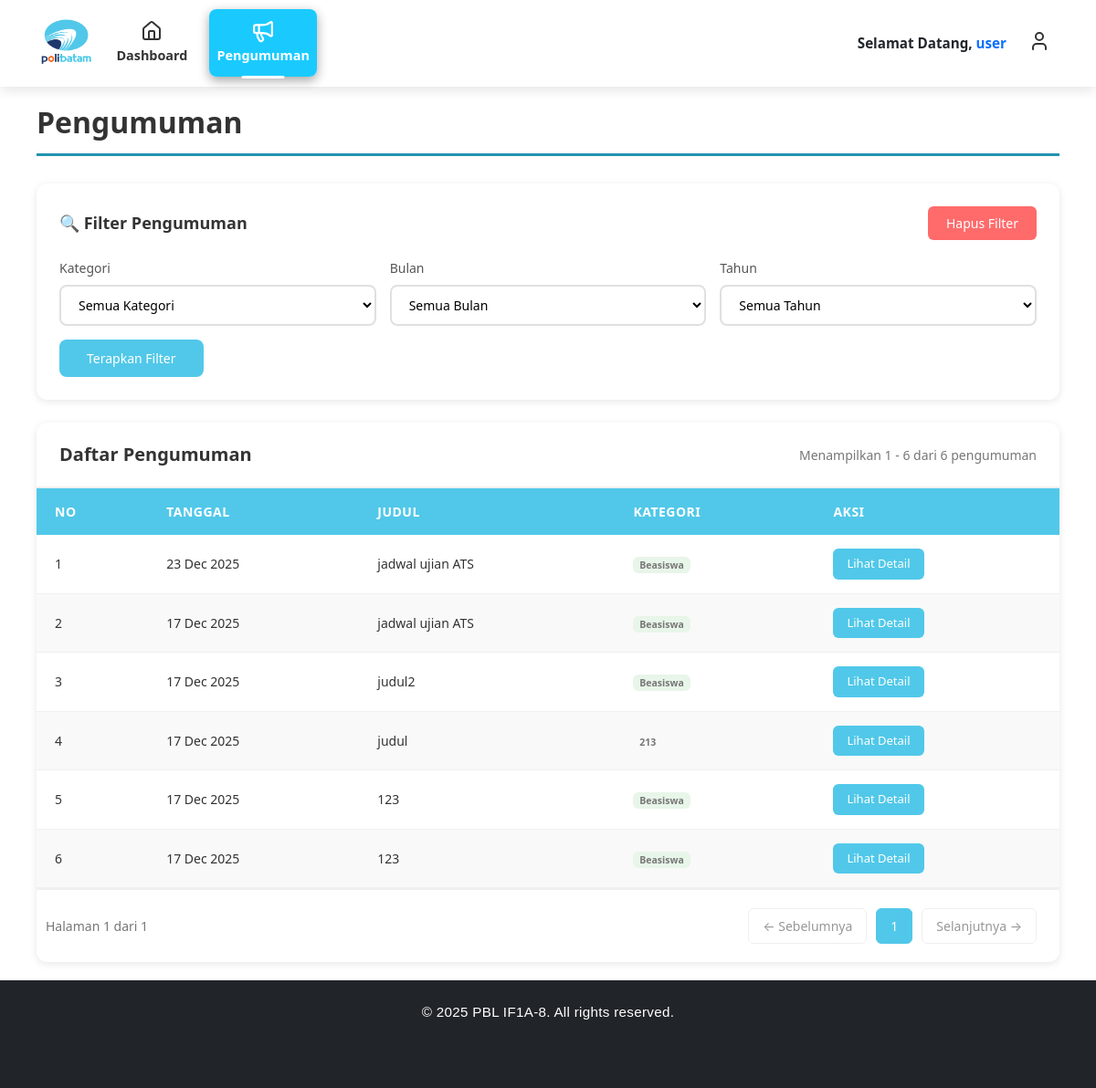
/views/user/pengumuman.php (signed in), run on the app's committed database.
### tables this page shows
CREATE TABLE `pengumuman` (
  `pengumuman_id` int NOT NULL,
  `judul` varchar(255) NOT NULL,
  `isi` text NOT NULL,
  `target_type` enum('all','jurusan','prodi','kelas') NOT NULL DEFAULT 'all',
  `target_jurusan_id` int DEFAULT NULL,
  `target_prodi_id` int DEFAULT NULL,
  `target_kelas` varchar(50) DEFAULT NULL,
  `kategori_id` int DEFAULT NULL,
  `created_at` timestamp NULL DEFAULT CURRENT_TIMESTAMP
);

CREATE TABLE `kategori` (
  `kategori_id` int NOT NULL,
  `nama_kategori` varchar(100) NOT NULL,
  `deskripsi` varchar(100) NOT NULL
);

### app/controllers/user/pengumuman_controller.php (called while the page is built, shortened)
<?php
require_once __DIR__ . '/../../../config/config.php';
require_once __DIR__ . '/../../models/pengumuman_model.php';
class PengumumanControllerUser
{
    private $model;
    public function __construct()
    {
        global $config;
        $this->model = new PengumumanModel($config);
    }
    public function index()
    {
        $namaKategoriDipilih = isset($_GET['kategori']) ? $_GET['kategori'] : null;
        $bulanDipilih = isset($_GET['bulan']) ? $_GET['bulan'] : null;
        $tahunDipilih = isset($_GET['tahun']) ? $_GET['tahun'] : null;
        $kategoriList = $this->model->getKategori();
        $kategoriIdDipilih = null;
        $bulanList = [];
        for ($i = 1; $i <= 12; $i++) {
            $bulanList[] = [
                'bulan' => $i,
                'nama_bulan' => date('F', mktime(0, 0, 0, $i, 1))
            ];
        }
        $tahunList = $this->model->getAvailableYears();
        $pengumuman = $this->model->filterPengumuman(
            $kategoriIdDipilih,
            $bulanDipilih,
            $tahunDipilih,
            1000000,
            0
        );
        return [
            "pengumuman" => $pengumuman,
            "kategori" => $kategoriList,
            "bulanList" => $bulanList,
            "tahunList" => $tahunList,
            "kategoriDipilih" => $namaKategoriDipilih,
            "bulanDipilih" => $bulanDipilih,
            "tahunDipilih" => $tahunDipilih
        ];
    }
}
?>

### app/models/pengumuman_model.php (called while the page is built, shortened)
<?php
class PengumumanModel
{
    private $db;
    public function __construct($config)
    {
        $this->db = $config;
    }
    public function getKategori()
    {
        $query = "SELECT kategori_id, nama_kategori FROM kategori ORDER BY nama_kategori ASC";
        $result = $this->db->query($query);
        $data = [];
        while ($row = $result->fetch_assoc()) {
            $data[] = $row;
        }
        return $data;
    }
    public function filterPengumuman($kategori, $bulan, $tahun, $limit, $offset)
    {
        $sql = "SELECT
                    p.pengumuman_id,
                    p.judul,
                    p.isi,
                    p.created_at,
                    k.nama_kategori
                FROM pengumuman p
                LEFT JOIN kategori k ON p.kategori_id = k.kategori_id
                WHERE 1=1";
        $params = [];
        $types = "";
        $sql .= " ORDER BY p.created_at DESC LIMIT ? OFFSET ?";
        $params[] = $limit;
        $params[] = $offset;
        $types .= "ii";
        $stmt = $this->db->prepare($sql);
        $stmt->bind_param($types, ...$params);
        $stmt->execute();
        $result = $stmt->get_result();
        $data = [];
        while ($row = $result->fetch_assoc()) {
            $data[] = $row;
        }
        return $data;
    }
    public function getAvailableYears()
    {
        $query = "SELECT DISTINCT YEAR(created_at) AS tahun FROM pengumuman ORDER BY tahun DESC";
        $result = $this->db->query($query);
        $data = [];
        while ($row = $result->fetch_assoc()) {
            $data[] = $row;
        }
        return $data;
    }
}

### views/user/pengumuman.php (the view, shortened to what this page needs)
<?php
require_once __DIR__ . '/../../app/controllers/user/pengumuman_controller.php';
 $controller = new PengumumanControllerUser();
 $data = $controller->index();
 $allPengumuman = $data['pengumuman'] ?? [];
 $kategoriDipilih = $data['kategoriDipilih'] ?? null;
 $bulanDipilih = $data['bulanDipilih'] ?? null;
 $tahunDipilih = $data['tahunDipilih'] ?? null;
 $itemsPerPage = 10;
 $currentPage = isset($_GET['page']) ? max(1, intval($_GET['page'])) : 1;
 $offset = ($currentPage - 1) * $itemsPerPage;
 $totalData = count($allPengumuman);
 $totalPages = ceil($totalData / $itemsPerPage);
 $pengumuman = array_slice($allPengumuman, $offset, $itemsPerPage);
 $startData = $totalData > 0 ? $offset + 1 : 0;
 $endData = min($offset + $itemsPerPage, $totalData);
?>
<!DOCTYPE html>
<html lang="id">
<head>
    <link rel="stylesheet" href="style.css">
</head>
<body>
    <?php include("header.php"); ?>
    <div class="page-container full-width">
        <h1 class="page-title">Pengumuman</h1>
        <form method="GET" class="filter-section">
            <div class="filter-header">
                <div class="filter-title">🔍 Filter Pengumuman</div>
                <a href="pengumuman.php" class="reset-btn">Hapus Filter</a>
            </div>
            <div class="filter-grid">
                <div class="filter-item">
                    <label class="filter-label">Kategori</label>
                    <select name="kategori" class="filter-select">
                        <option value="">Semua Kategori</option>
                    </select>
                </div>
                <div class="filter-item">
                    <label class="filter-label">Bulan</label>
                    <select name="bulan" class="filter-select">
                        <option value="">Semua Bulan</option>
                    </select>
                </div>
                <div class="filter-item">
                    <label class="filter-label">Tahun</label>
                    <select name="tahun" class="filter-select">
                        <option value="">Semua Tahun</option>
                    </select>
                </div>
            </div>
            <button type="submit" class="search-btn">Terapkan Filter</button>
        </form>
        <div class="table-section">
            <div class="table-header">
                <div class="table-title">Daftar Pengumuman</div>
                <div class="entries-info">
                    Menampilkan <?= $startData; ?> - <?= $endData; ?> dari <?= $totalData; ?> pengumuman
                </div>
            </div>
            <div class="table-wrapper">
                <table class="pengumuman-table">
                    <thead>
                        <tr>
                            <th>No</th>
                            <th>Tanggal</th>
                            <th>Judul</th>
                            <th>Kategori</th>
                            <th>Aksi</th>
                        </tr>
                    </thead>
                    <tbody>
                        <?php if (empty($pengumuman)): ?>
                            <tr>
                                <td colspan="5" style="text-align:center;">Tidak ada pengumuman ditemukan.</td>
                            </tr>
                        <?php else: ?>
                            <?php $no = $startData; ?>
                            <?php foreach ($pengumuman as $row): ?>
                                <tr>
                                    <td><?= $no++; ?></td>
                                    <td><?= date('d M Y', strtotime($row['created_at'])); ?></td>
                                    <td><?= htmlspecialchars($row['judul']); ?></td>
                                    <td>
                                        <span class="badge badge-<?= strtolower($row['nama_kategori']); ?>">
                                            <?= htmlspecialchars(ucfirst($row['nama_kategori'])); ?>
                                        </span>
                                    </td>
                                    <td>
                                        <button onclick="openModal(<?= $row['pengumuman_id']; ?>)" class="action-btn">
                                            Lihat Detail
                                        </button>
                                    </td>
                                </tr>
                            <?php endforeach; ?>
                        <?php endif; ?>
                    </tbody>
                </table>
            </div>
            <?php if ($totalData > 0): ?>
                <div class="pagination">
                    <div class="page-info">
                        Halaman <?= $currentPage; ?> dari <?= $totalPages; ?>
                    </div>
                    <div class="page-buttons">
                        <?php if ($currentPage > 1): ?>
                            <a href="?kategori=<?= urlencode($kategoriDipilih); ?>&bulan=<?= $bulanDipilih; ?>&tahun=<?= $tahunDipilih; ?>&page=<?= $currentPage - 1; ?>" class="page-btn">← Sebelumnya</a>
                        <?php else: ?>
                            <button class="page-btn" disabled>← Sebelumnya</button>
                        <?php endif; ?>
                        <?php
                        $range = 2;
                        $start = max(1, $currentPage - $range);
                        $end = min($totalPages, $currentPage + $range);
                        for ($i = $start; $i <= $end; $i++) {
                            $active = ($i == $currentPage) ? 'active' : '';
                            echo '<a href="?kategori=' . urlencode($kategoriDipilih) . '&bulan=' . $bulanDipilih . '&tahun=' . $tahunDipilih . '&page=' . $i . '" class="page-btn ' . $active . '">' . $i . '</a>';
                        }
                        ?>
                        <?php if ($currentPage < $totalPages): ?>
                            <a href="?kategori=<?= urlencode($kategoriDipilih); ?>&bulan=<?= $bulanDipilih; ?>&tahun=<?= $tahunDipilih; ?>&page=<?= $currentPage + 1; ?>" class="page-btn">Selanjutnya →</a>
                        <?php else: ?>
                            <button class="page-btn" disabled>Selanjutnya →</button>
                        <?php endif; ?>
                    </div>
                </div>
            <?php endif; ?>
        </div>
    </div>
    <?php include("footer.php"); ?>
</body>
</html>

### views/user/style.css (style rules this page uses)
* { margin: 0; padding: 0; box-sizing: border-box; }
body { font-family: 'Segoe UI', Tahoma, Geneva, Verdana, sans-serif; background-color: #f5f5f5; min-height: 100vh; display: flex; flex-direction: column; }
.page-container.full-width { max-width: 100%; padding: 20px 40px; }
.page-title { font-size: 32px; font-weight: bold; color: #333; margin-bottom: 30px; padding-bottom: 15px; border-bottom: 3px solid #2193b0; }
.action-btn { background: #2193b0; color: white; border: none; padding: 6px 16px; border-radius: 6px; cursor: pointer; font-size: 13px; transition: background 0.3s; }

### views/user/pengumuman.php (style rules this page uses)
.filter-section { background: white; padding: 25px; border-radius: 12px; box-shadow: 0 2px 8px rgba(0, 0, 0, 0.1); margin-bottom: 25px; }
.filter-header { display: flex; justify-content: space-between; align-items: center; margin-bottom: 20px; }
.filter-title { font-size: 18px; font-weight: 600; color: #333; }
.reset-btn { background: #ff6b6b; color: white; border: none; padding: 8px 20px; border-radius: 6px; cursor: pointer; font-size: 14px; transition: background 0.3s; text-decoration: none; display: inline-block; }
.filter-grid { display: grid; grid-template-columns: repeat(auto-fit, minmax(200px, 1fr)); gap: 15px; }
.filter-item { display: flex; flex-direction: column; gap: 8px; }
.filter-label { font-size: 14px; font-weight: 500; color: #555; }
.filter-select { padding: 10px 15px; border: 2px solid #e0e0e0; border-radius: 8px; font-size: 14px; cursor: pointer; transition: border-color 0.3s; background: white; }
.search-btn { background: #51c8e9; color: white; border: none; padding: 10px 30px; border-radius: 8px; cursor: pointer; font-size: 14px; transition: background 0.3s; margin-top: 15px; }
.table-section { background: white; border-radius: 12px; box-shadow: 0 2px 8px rgba(0, 0, 0, 0.1); overflow: hidden; }
.table-header { padding: 20px 25px; border-bottom: 2px solid #f0f0f0; display: flex; justify-content: space-between; align-items: center; }
.table-title { font-size: 20px; font-weight: 600; color: #333; }
.entries-info { font-size: 14px; color: #777; }
.table-wrapper { overflow-x: auto; }
.pengumuman-table { width: 100%; border-collapse: collapse; }
.pengumuman-table thead { background: #51c8e9; }
.pengumuman-table thead th { padding: 15px 20px; font-weight: 600; color: white; font-size: 14px; text-transform: uppercase; letter-spacing: 0.5px; text-align: left; }
.pengumuman-table tbody td { padding: 15px 20px; border-bottom: 1px solid #f0f0f0; color: #333; font-size: 14px; }
.pengumuman-table tbody tr { transition: background 0.2s; }
.pengumuman-table tbody tr:nth-child(even) { background-color: #f9f9f9; }
.badge { padding: 5px 12px; border-radius: 20px; font-size: 14px; font-weight: 500; display: flex; color: #777 !important; }
.badge-beasiswa { background: #e8f5e9; color: #388e3c; }
.action-btn { background: #51c8e9; color: white; border: none; padding: 7px 15px; border-radius: 6px; cursor: pointer; font-size: 13px; transition: 0.3s; }
.pagination { padding: 20px 25px; display: flex; justify-content: space-between; align-items: center; border-top: 2px solid #f0f0f0; }
.page-info { font-size: 14px; color: #777; margin-left: 10px; }
.page-buttons { display: flex; gap: 10px; }
.page-btn { padding: 8px 15px; border: 1px solid #e0e0e0; background: white; border-radius: 6px; cursor: pointer; font-size: 14px; transition: all 0.3s; text-decoration: none; color: #333; }
.page-btn:disabled { opacity: 0.5; cursor: not-allowed; }
.page-btn.active { background: #51c8e9; color: white; border-color: #51c8e9; }

### data on the page
pengumuman: created_at "23 Dec 2025", judul "jadwal ujian ATS", kategori.nama_kategori "Beasiswa"
pengumuman: created_at "17 Dec 2025", judul "jadwal ujian ATS", kategori.nama_kategori "Beasiswa"
pengumuman: created_at "17 Dec 2025", judul "judul2", kategori.nama_kategori "Beasiswa"
pengumuman: created_at "17 Dec 2025", judul "judul", kategori.nama_kategori "213"
pengumuman: created_at "17 Dec 2025", judul "123", kategori.nama_kategori "Beasiswa"
pengumuman: created_at "17 Dec 2025", judul "123", kategori.nama_kategori "Beasiswa"

### other printed values
$namaUser "user"
$startData "1"
$endData "6"
$totalData "6"
$currentPage "1"
$totalPages "1"
